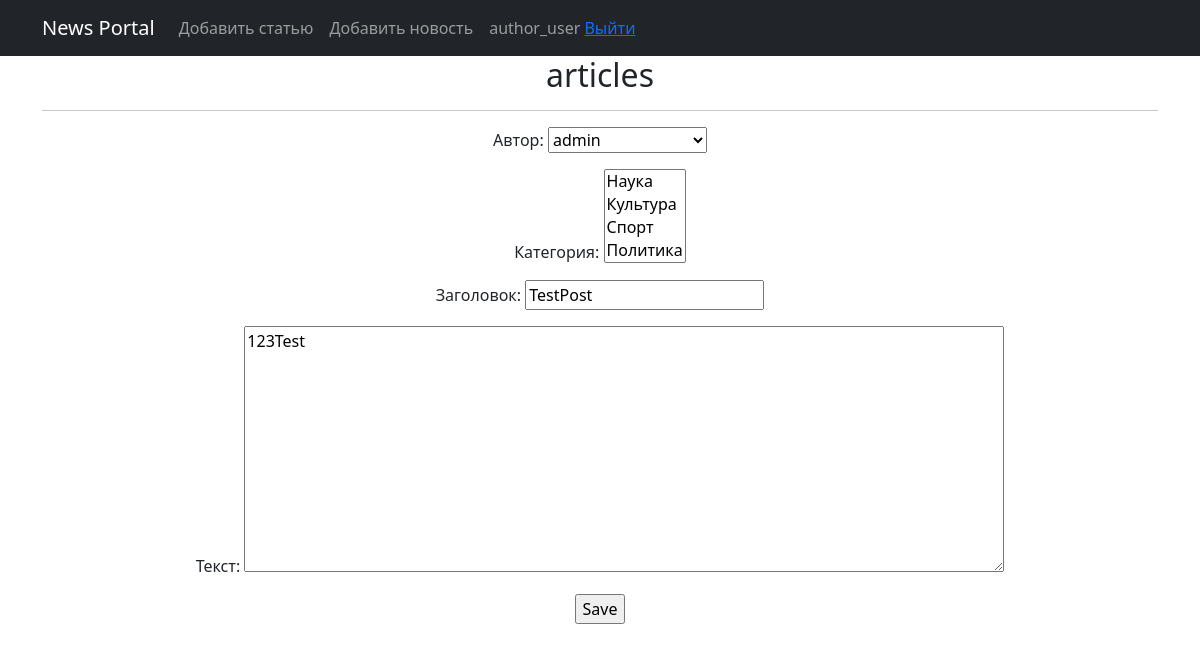
The page /news/articles/1/edit (signed in) on the database its author committed.
### news/models.py (models this page shows, shortened)
class Post(models.Model):
    author = models.ForeignKey(Author, on_delete=models.CASCADE)  # связь «один ко многим» с моделью Author;
    position = models.CharField(max_length=255, choices=POSITION)  # поле с выбором — «статья» или «новость»;
    time_in = models.DateTimeField(auto_now_add=True)  # автоматически добавляемая дата и время создания;
    category = models.ManyToManyField(Category, through='PostCategory')
    article = models.CharField(max_length=255)  # заголовок статьи/новости;
    text = models.TextField()  # текст статьи/новости;
    rating = models.FloatField(default=0.0)  # рейтинг статьи/новости.
    def get_position(self):
        if self.position == "PO":
            return 'articles'
        else:
            return 'news'

### news/views.py (the view)
# urls.py: path('articles/<int:pk>/edit', PostUpdate.as_view(), name='articles_edit'),
class PostUpdate(LoginRequiredMixin, PermissionRequiredMixin, UpdateView):
    form_class = PostForm
    model = Post
    template_name = 'news_edit.html'
    permission_required = ('news.add_post',)
    def get_context_data(self, **kwargs):
        context = super().get_context_data(**kwargs)
        context['menu'] = menu
        context['title'] = f"Редактирование статьи {context['post'].article}"
        current_post = context['post']
        path = self.request.path
        if 'articles' in path:
            pos = 'PO'
        else:
            pos = 'NE'
        get_object_or_404(Post.objects.filter(position=pos), pk=current_post.pk)
        return context

### news/forms.py (shortened to what this page needs)
class PostForm(forms.ModelForm):
    article = forms.CharField(max_length=255, label='Заголовок:')
    def __init__(self, *args, **kwargs):
        super().__init__(*args, **kwargs)
        self.fields['author'].empty_label = 'Выберите автора'
    class Meta:
        model = Post
        fields = [
           'author',
           'category',
           'article',
           'text',
        ]
        widgets = {
           'article': forms.TextInput(attrs={'class': 'form-input'}),
           'text': forms.Textarea(attrs={'cols': 80, 'rows': 10}),
        }
        labels = {
           'text': _('Текст'),
           'author': _('Автор:'),
           'category': _('Категория:'),
           'position': _('Статья/Новость:'),
        }

### news/models.py (called while the page is built)
    def __str__(self):
        return self.user.username

    def __str__(self):
        return self.name

### templates/news_edit.html (shortened to what this page needs)
{% extends 'flatpages/default.html' %}
{% block content %}
<h2> {{object.get_position}}</h2>
<hr>
<form action="" method="post">
    {{ form.as_p }}
    <input type="submit" value="Save" />
</form>
{% endblock content %}

### templates/flatpages/default.html (shortened to what this page needs)
<!DOCTYPE html>
<html lang="en">
<head>
{% load static%}
        <link href="{% static 'css/styles.css' %}" rel="stylesheet">
</head>
<body>
    <nav class="navbar navbar-expand-lg navbar-dark bg-dark static-top">
       <div class="container">
           <a class="navbar-brand" href="{% url 'news_list'%}">News Portal</a>
           <div class="collapse navbar-collapse" id="navbarResponsive">
               <ul class="navbar-nav ml-auto">
{% block mainmenu %}
{% for m in menu %}
                   <li class="nav-item active">
                       <a class="nav-link" href="{% url m.url_name%}">{{m.title}}</a>
                   </li>
{% endfor %}
{% if request.user.is_authenticated %}
                   <li class="nav-link"> {{user.username}}
                     <a href="/accounts/logout">Выйти</a>
                   </li>
{% else %}
                   <li class="nav-link">
                     <a href="/accounts/signup">Регистация</a> | <a href="/accounts/login">Войти</a>
                   </li>
{% endif %}
{% endblock mainmenu %}
               </ul>
           </div>
       </div>
    </nav>
    <div class="container">
        <div class="row">
            <div class="col-lg-12 text-center">
{% block content %}{% endblock content %}
            </div>
        </div>
    </div>
</body>
</html>

### rows shown on the page
Post: get_position "articles", author "admin", article "TestPost", text "123Test"

### other values the page prints
{{ m.title }} "Добавить статью" "Добавить новость"
{{ user.username }} "author_user"
